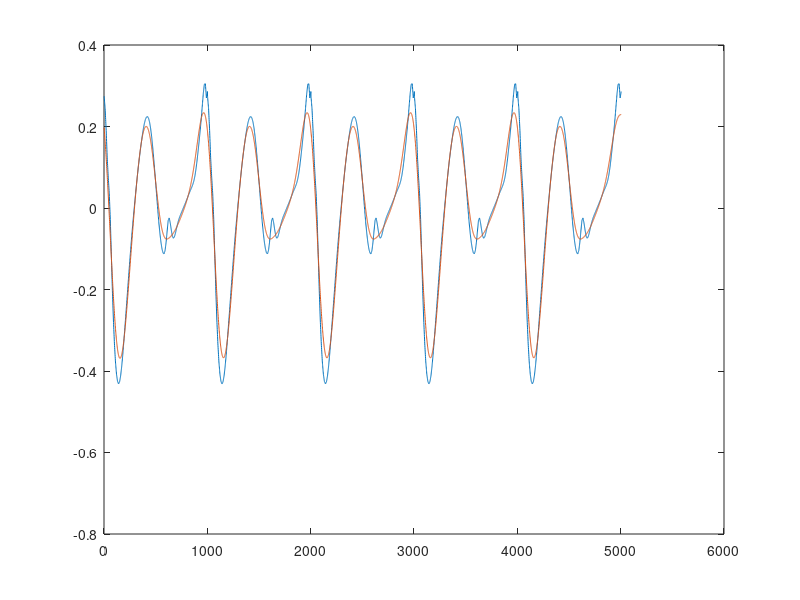

The MATLAB source for this figure: (Note: this script raises an error after producing the figure.)
close all
clear
t=0:0.001:1;
M_slow=-[-0.187313465217391
-0.166743756521739
-0.125685434347826
-0.0961715686956522
-0.0872875613043478
-0.0710065086956522
-0.0386212808695652
-0.00326381565217391
0.0257202900000000
0.0507355491304348
0.0723358695652174
0.0901492608695652
0.104440103043478
0.115187985652174
0.122012579565217
0.125370507391304
0.125526926086957
0.123159578260870
0.119347969565217
0.114117665217391
0.107375013043478
0.0983948695652174
0.0868552043478261
0.0736207565217391
0.0601447521739131
0.0461947260869565
0.0320804217391304
0.0184521508695652
0.00498929508695653
-0.00937227534782608
-0.0249116230434783
-0.0414483565217391
-0.0582971360869565
-0.0755862260869565
-0.0930193565217391
-0.109871460869565
-0.126028878260870
-0.141404872608696
-0.155740366521739
-0.168394926086957
-0.179050060869565
-0.186980866652174
-0.191938536086957
-0.193342886956522
-0.190937721739130
-0.184566547826087
-0.174223927391304
-0.160186249260870
-0.142857637826087
-0.122875523043478
-0.101071694347826
-0.0781230391304348
-0.0551772782608696
-0.0328029391304348
-0.0100876100000000
0.0132891686956522
0.0358337347826087
0.0556957173913044
0.0706185695652174
0.0793385230434783
0.0795415330434783
0.0696229565217391
0.0578715086956522
0.0410385204347826
0.0214317686956522
0.00704787086956522
0.0112767552173913
0.0173569552173913
0.0286752159565217
0.0341370913043478
0.0330100043478261
0.0272044421739131
0.0193121578260870
0.0109707847826087
0.00279593556521739
-0.00464656360869565
-0.0114498821739130
-0.0179402453478261
-0.0240784695652174
-0.0296260230434783
-0.0345384434782609
-0.0387668869565217
-0.0427241130434783
-0.0465279826086957
-0.0498396608695652
-0.0522542565217391
-0.0546754000000000
-0.0588345478260870
-0.0652877913043478
-0.0736371652173913
-0.0839907956521739
-0.0961530260869565
-0.109212652173913
-0.122711408695652
-0.136174621739130
-0.147716630434783
-0.156907121739130
-0.167972473913043
-0.179322724782609
-0.169568938652174
-0.189475502434783];
M=-[-0.274134756521739
-0.243692673913043
-0.190619630434783
-0.122994126086957
-0.0756346091304348
-0.0347652782608696
0.0282774347826087
0.114748669565217
0.201773406956522
0.274852373913044
0.333380820869565
0.377808913043478
0.408050873913043
0.425573347826087
0.431471669565217
0.426427800000000
0.411711073913044
0.389469252173913
0.361826071130435
0.330461295652174
0.296943930434783
0.262577100000000
0.227947343478261
0.193178211304348
0.158588473913043
0.124773947826087
0.0919967652173913
0.0608821521739131
0.0317137260869565
0.00389105652173913
-0.0231369173913044
-0.0492890086956522
-0.0743652652173913
-0.0981079130434783
-0.120153156521739
-0.140660639130435
-0.160140008695652
-0.178565430434783
-0.194673400000000
-0.207891613043478
-0.217645665217391
-0.223337278260870
-0.224372891304348
-0.220307017391304
-0.210764108695652
-0.195679269565217
-0.175265260869565
-0.150259704347826
-0.121670286956522
-0.0906989652173913
-0.0584788186956522
-0.0258086956521739
0.00644687826086956
0.0365142956521739
0.0624673304347826
0.0838340301304348
0.100061542173913
0.110001956521739
0.112476130434783
0.104182600000000
0.0840706086956522
0.0567226130434783
0.0305628997826087
0.0244076556521739
0.0365809347826087
0.0536239665217391
0.0685220826086957
0.0741314478260870
0.0710693652173913
0.0622387695652174
0.0510111608695652
0.0400780130434783
0.0305750362173913
0.0227883900000000
0.0163785856521739
0.0103497721304348
0.00413345447826087
-0.00205718478260870
-0.00816947391304348
-0.0143929386956522
-0.0207693860869565
-0.0273025565217391
-0.0338767073913044
-0.0402447652173913
-0.0462542782608696
-0.0521501956521739
-0.0589653565217391
-0.0678964608695652
-0.0803662652173913
-0.0971012695652174
-0.117619265217391
-0.140745047826087
-0.165168926086957
-0.190814247826087
-0.218944217391304
-0.250232869565217
-0.281237608695652
-0.303515652173913
-0.304970000000000
-0.270198808695652
-0.285798082608696];
M=interp1(0:1/100:100/100,M,t);
M=[M M M M M];
[b,a]=butter(2,4/500);
M_filter=filtfilt(b,a,M);
figure
plot(M)
hold on
plot(M_filter)
moment=M_filter(2003:3003);
Moment=table(moment);
figure
plot(moment)

M_slow=interp1(0:1/100:100/100,M_slow,t);
M_slow=[M_slow M_slow M_slow M_slow M_slow];
[b,a]=butter(2,4/500);
M_slow_filter=filtfilt(b,a,M_slow);
figure
plot(M_slow)
hold on
plot(M_slow_filter)
moment_slow=M_slow_filter(2003:3003);
Moment_slow=table(moment_slow);
figure
plot(moment_slow)

kd=[0.8*ones(1,600) 0.4*ones(1,401)];
bd=[0.16*ones(1,600) 0.08*ones(1,401)];
kd=[kd kd kd kd kd];
bd=[bd bd bd bd bd];
[b,a]=butter(1,4/500);
kd=filtfilt(b,a,kd);
bd=filtfilt(b,a,bd);
Kd=table(kd(2003:3003));
Bd=table(bd(2003:3003));
figure
subplot(2,1,1);
plot(kd(2003:3003));
subplot(2,1,2);
plot(bd(2003:3003));

writetable(Moment);
writetable(Moment_slow);
writetable(Kd);
writetable(Bd);